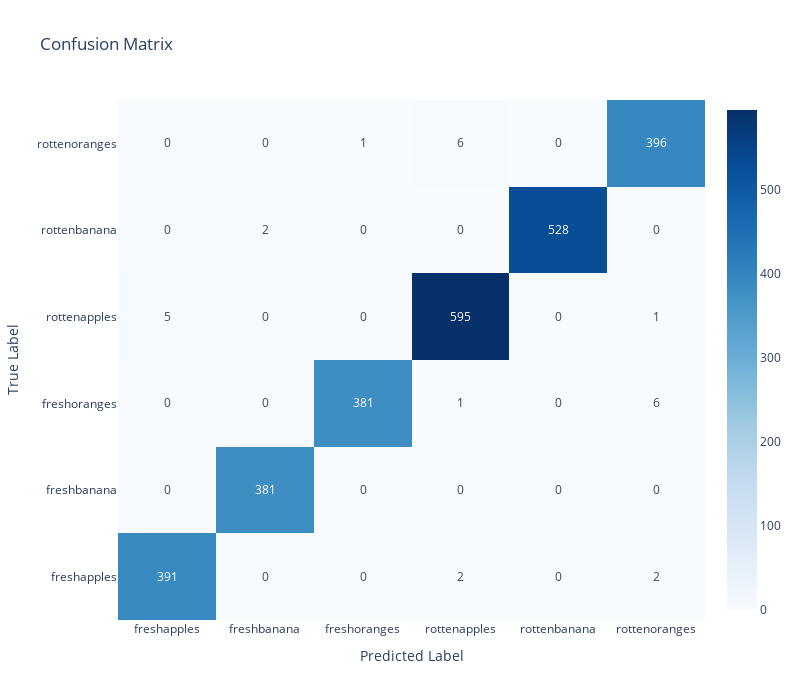

The notebook cell this image was saved under:
### Markdown cell above
### Visualization 5: Confusion Matrix
See which classes the model confuses.

### Code cell
# Compute confusion matrix
cm = confusion_matrix(y_true, y_pred)

# Plot confusion matrix with Plotly
fig = go.Figure(data=go.Heatmap(
    z=cm,
    x=CLASS_NAMES,
    y=CLASS_NAMES,
    colorscale='Blues',
    text=cm,
    texttemplate='%{text}',
    textfont={"size": 12},
    showscale=True
))

fig.update_layout(
    title='Confusion Matrix',
    xaxis_title='Predicted Label',
    yaxis_title='True Label',
    width=800,
    height=700
)

fig.show()

# Also plot with matplotlib for better annotation
plt.figure(figsize=(12, 10))
sns.heatmap(cm, annot=True, fmt='d', cmap='Blues', 
            xticklabels=CLASS_NAMES, yticklabels=CLASS_NAMES,
            cbar_kws={'label': 'Count'})
plt.title('Confusion Matrix - Test Set', fontsize=16, fontweight='bold', pad=20)
plt.ylabel('True Label', fontsize=12)
plt.xlabel('Predicted Label', fontsize=12)
plt.tight_layout()
plt.show()

# Analyze confusion patterns
print("\n🔍 Confusion Matrix Analysis:")
print("=" * 80)
for i, class_name in enumerate(CLASS_NAMES):
    correct = cm[i, i]
    total = cm[i].sum()
    acc = (correct / total * 100) if total > 0 else 0
    print(f"{class_name:20s} - Accuracy: {acc:5.2f}% ({correct}/{total})")
    
    # Find most common misclassification
    cm_row = cm[i].copy()
    cm_row[i] = 0
    if cm_row.max() > 0:
        confused_with = CLASS_NAMES[cm_row.argmax()]
        confused_count = cm_row.max()
        print(f"{'':20s}   Most confused with: {confused_with} ({confused_count} times)")

print("=" * 80)

### Figure 1 — Plotly figure (JSON) as saved in the notebook; plotly's stock layout.template omitted (floating-point values rounded to 4 significant figures)
{"data": [{"colorscale": [[0, "rgb(247,251,255)"], [0.125, "rgb(222,235,247)"], [0.25, "rgb(198,219,239)"], [0.375, "rgb(158,202,225)"], [0.5, "rgb(107,174,214)"], [0.625, "rgb(66,146,198)"], [0.75, "rgb(33,113,181)"], [0.875, "rgb(8,81,156)"], [1, "rgb(8,48,107)"]], "showscale": true, "text": [[391, 0, 0, 2, 0, 2], [0, 381, 0, 0, 0, 0], [0, 0, 381, 1, 0, 6], [5, 0, 0, 595, 0, 1], [0, 2, 0, 0, 528, 0], [0, 0, 1, 6, 0, 396]], "textfont": {"size": 12}, "texttemplate": "%{text}", "type": "heatmap", "x": ["freshapples", "freshbanana", "freshoranges", "rottenapples", "rottenbanana", "rottenoranges"], "y": ["freshapples", "freshbanana", "freshoranges", "rottenapples", "rottenbanana", "rottenoranges"], "z": [[391, 0, 0, 2, 0, 2], [0, 381, 0, 0, 0, 0], [0, 0, 381, 1, 0, 6], [5, 0, 0, 595, 0, 1], [0, 2, 0, 0, 528, 0], [0, 0, 1, 6, 0, 396]]}], "layout": {"height": 700, "title": {"text": "Confusion Matrix"}, "width": 800, "xaxis": {"title": {"text": "Predicted Label"}}, "yaxis": {"title": {"text": "True Label"}}}}
